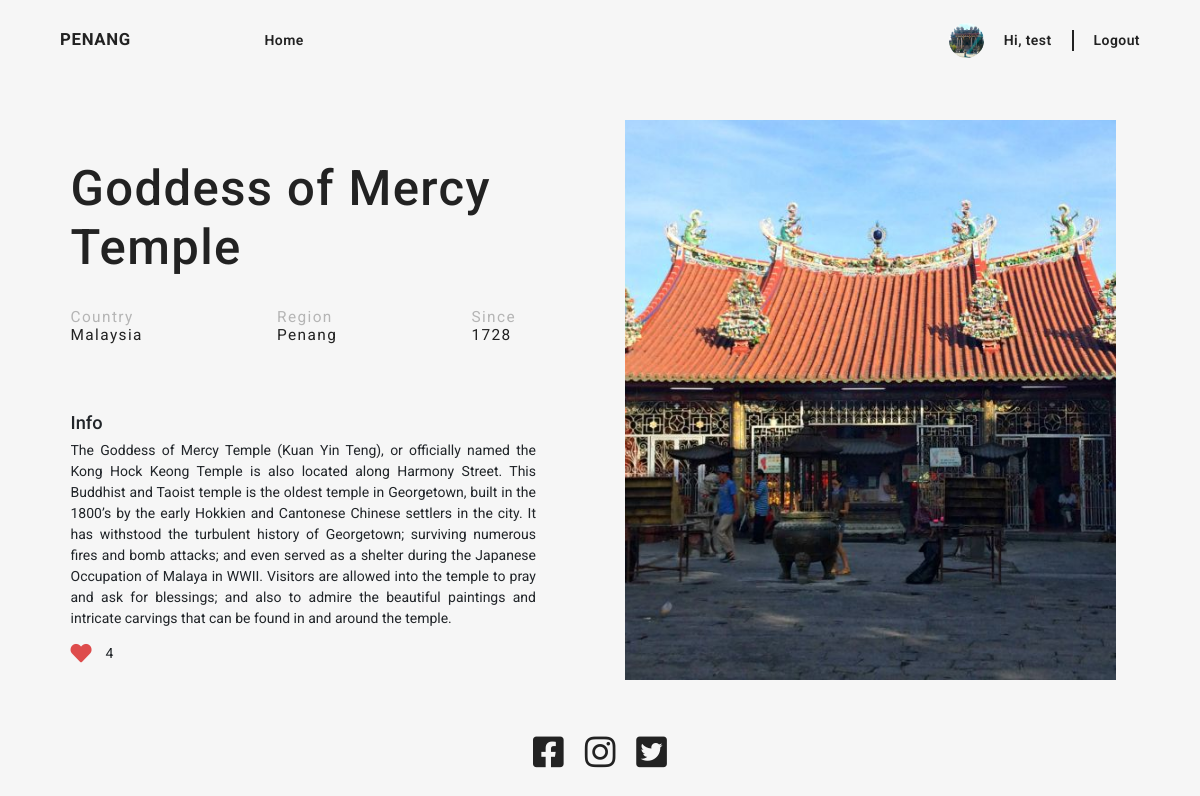
/content.php?id=10 (signed in), run on the app's committed database.
### tables this page shows
CREATE TABLE `users` (
  `id` int(11) NOT NULL,
  `username` varchar(225) NOT NULL,
  `password` varchar(225) NOT NULL,
  `profileImage` text NOT NULL,
  `gender` varchar(225) NOT NULL,
  `shortSummary` varchar(225) NOT NULL
);

CREATE TABLE `contents` (
  `id` int(11) NOT NULL,
  `name` varchar(255) NOT NULL,
  `date` int(225) NOT NULL,
  `info` varchar(5000) NOT NULL,
  `image_url` text NOT NULL,
  `postingDate` date NOT NULL
);

CREATE TABLE `contents_likes` (
  `id` int(225) NOT NULL,
  `users` int(225) NOT NULL,
  `contents` int(225) NOT NULL
);

### includes/users/userInfo.inc.php (called while the page is built, shortened)
<?php
    $conn = mysqli_connect('localhost', 'root', '', 'content_db');
    $username = $_SESSION['username'];
    $query = "SELECT * FROM users WHERE username = '$username' LIMIT 1";
    $result = mysqli_query($conn, $query);
    $userData = mysqli_fetch_assoc($result);
    $loggedInId = $userData['id'];
    $loggedInProfileImageUrl = $userData['profileImage'];

### includes/contentInfo.inc.php (called while the page is built, shortened)
<?php
    $conn = mysqli_connect('localhost', 'root', '', 'content_db');
    $postId = $_GET['id'];
    $query = "SELECT * FROM contents WHERE id = '$postId' LIMIT 1";
    $result = mysqli_query($conn, $query);
    if(mysqli_num_rows($result) > 0){
        $userData = mysqli_fetch_assoc($result);
    }
    else {
        header("Location: index.php");
    }
    if(!isset($userData['name'])) {
        header("Location: index.php");
        exit();
    }
    else {
        $postName = $userData['name'];
        $postHistoricalDate = $userData['date'];
        $postInfo = $userData['info'];
        $postImage = $userData['image_url'];
    }

### content.php (the view, shortened to what this page needs)
<?php
    include_once "header.php";
    include "./includes/contentInfo.inc.php";
?>
<?php
    include "./includes/users/userInfo.inc.php";
    $query = "SELECT
                contents_likes.users
                FROM contents_likes
                WHERE contents = '$postId'";
    $result = mysqli_query($conn, $query);
    while($rows = $result->fetch_object()) {
        $likes[] = $rows;
    }
    function checkIfUserLiked($loggedInId,$likes) {
        foreach ($likes as $liked_user) {
            if ($liked_user->users == $loggedInId) {
                return "liked";
            }
        }
        return "";
    }
?>
<section class="content-container row">
    <div class="col-12 col-lg-6  order-1 order-lg-0 info-container">
        <h1><?=$postName?></h1>
        <div class="sub-title-container d-flex justify-content-between">
            <h2 class="d-flex flex-column">Country<span>Malaysia</span></h2>
            <h2 class="d-flex flex-column">Region<span>Penang</span></h2>
            <h2 class="d-flex flex-column">Since<span><?=$postHistoricalDate?></span></h2>
        </div>
        <div class="info">
            <h2>Info</h2>
            <p><?=$postInfo?></p>
        </div>
        <div class="like-container d-flex justify-content-start align-items-center">
            <button class="fas fa-heart m-0 p-0 like <?=checkIfUserLiked($loggedInId, $likes)?>" value = "<?= $postId ?>" onclick="clickLike(<?= $postId ?>)"></button>
            <p class="m-0 p-0 mx-3"><?=!empty($likes) ? count($likes) : ""?></p>
        </div>
    </div>
    <div class="col-12 col-lg-6 order-0 order-lg-1 img d-flex justify-content-end">
        <img src="./uploads/contentImg/<?=$postImage?>" alt="" class="px-lg-3">
    </div>
</section>
<?php
    include_once "footer.php";
?>

### header.php (shortened to what this page needs)
<?php
    if(!(empty($_SESSION['username']) || $_SESSION['username'] == '')) {
        include "./includes/users/userInfo.inc.php";
    }
?>
<!DOCTYPE html>
<html lang="en">
<head>
    <link href="https://cdn.jsdelivr.net/npm/bootstrap@5.0.2/dist/css/bootstrap.min.css" rel="stylesheet">
    <link rel="stylesheet" href="https://pro.fontawesome.com/releases/v5.10.0/css/all.css"/>
    <link rel="stylesheet" href="./CSS/style.css">
    <link rel="stylesheet" href="./CSS/profile.css">
    <link rel="stylesheet" href="./CSS/loginSignup.css">
</head>
<body>
    <nav class="row d-flex align-items-center">
        <div class="logo col-2 text-uppercase ">
            <a href="./index.php">Penang</a>
        </div>
        <div class="links col-7 " >
            <a href="./index.php" class="mx-4 d-none d-md-inline">Home</a>
        </div>
        <div class="account col-3 d-flex justify-content-end align-items-center">
            <?php
                if (isset($_SESSION['username'])) {
            ?>
                    <div class="nav-profile d-none d-md-flex align-items-center">
                        <img class="profile-image" <?= empty($loggedInProfileImageUrl) ? 'src="./imgs/AccountImage.png"' : 'src="./uploads/userProfilePic/'.$loggedInProfileImageUrl.'"'; ?>>
                        <a href="./userAccountProfile.php">Hi, <?php echo $_SESSION['username'];?></a>
                        <button class="logout-button" style="padding-left: 20px;"><a href="#">Logout</a></button>
                    </div>
            <?php
                }
                else {
            ?>
                    <button style="padding: 0 20px;" class="d-none d-md-inline"><a href="./login.php">Login</a></button>
                    <button style="padding-left: 20px;" class="d-none d-md-inline"><a href="./register.php">Register</a></button>
            <?php
                }
            ?>
        </div>
    </nav>

### footer.php
<footer class="d-flex justify-content-center align-items-center py-3">
    <div class="social-media-container d-flex ">
        <a href="https://www.facebook.com/">
            <i class="fab fa-facebook-square"></i>
        </a>
        <a href="https://www.instagram.com/">
            <i class="fab fa-instagram mx-4"></i>
        </a>
        <a href="https://twitter.com/">
            <i class="fab fa-twitter-square"></i>
        </a>
    </div>
</footer>
</body>
</html>

### CSS/style.css (style rules this page uses)
:root { --color_white: #ffffff; --color_background: #F6F6F6; --color_text: #B5B5B5; --color_body: #8F8F8F; --color_title2: #6D6D6D; --color_title1: #222222; --color_red: #DE4C4C; --color_blue: #5D84EA; --color_highlight: #FF8710; }
* { margin: 0; padding: 0; box-sizing: border-box; font-size: 14px; font-family: "Roboto", sans-serif; scroll-behavior: smooth; }
a { text-decoration: none; color: var(--color_title1); cursor: pointer !important; transition: all 0.3s ease-in-out; }
body { width: 90%; max-width: 1400px; margin: 0 auto; background-color: var(--color_background); }
nav { height: 10vh; z-index: 5; }
nav .logo, nav .account { z-index: 6; }
nav .logo a { font-size: 1.2rem; font-weight: 700; letter-spacing: 0.05rem; }
nav .links a { font-size: 1rem; font-weight: 600; letter-spacing: 0.03rem; }
nav .account a { font-size: 1rem; font-weight: 600; letter-spacing: 0.03rem; padding: 0 20px; }
nav .account .profile-image { height: 35px; width: 35px; border-radius: 50%; }
nav button { border: none; background-color: transparent; border-left: var(--color_title1) solid 2px; }
nav button a { font-size: 1rem; padding: 0 !important; margin: 0 !important; }
.like-container button { font-size: 1.5rem; background-color: transparent; color: var(--color_text); border: none; outline: none; }
.like-container button.liked { color: var(--color_red); }
.content-container { width: 100%; max-width: 1200px; height: fit-content; min-height: 80vh; padding: 40px 0; margin: 0 auto; }
.content-container .info-container { padding-top: 40px; padding-right: 5%; }
.content-container .info-container h1 { font-size: 3.5rem; color: var(--color_title1); letter-spacing: 0.1rem; margin-bottom: 30px; }
.content-container .info-container .sub-title-container { margin-bottom: 60px; }
.content-container .info-container .sub-title-container h2 { margin-right: 30px; color: var(--color_text); font-size: 1.1rem; font-weight: 400; letter-spacing: 0.1rem; }
.content-container .info-container .sub-title-container h2 span { color: var(--color_title1); font-size: 1.1rem; font-weight: 400; letter-spacing: 0.1rem; }
.content-container .info-container .info { height: fit-content; }
.content-container .info-container .info h2 { font-size: 1.3rem; font-weight: 500; }
.content-container .info-container .info p { font-size: 1rem; text-align: justify; padding-right: 10px; max-height: 210px; overflow-y: scroll; }
.content-container .img { height: 70vh; }
.content-container .img img { object-fit: cover; object-position: center; height: 100%; width: 100%; }
footer { height: 8vh; }
footer .social-media-container i { font-size: 2.5rem; }

### CSS/profile.css (style rules this page uses)
:root { --color_white: #ffffff; --color_background: #F6F6F6; --color_text: #B5B5B5; --color_body: #8F8F8F; --color_title2: #6D6D6D; --color_title1: #222222; --color_red: #DE4C4C; --color_blue: #5D84EA; --color_highlight: #FF8710; }
* { margin: 0; padding: 0; box-sizing: border-box; font-size: 14px; }
a { text-decoration: none; color: var(--color_title1); }
body { width: 90%; max-width: 1400px; margin: 0 auto; }

### CSS/loginSignup.css (style rules this page uses)
:root { --color_white: #ffffff; --color_background: #F6F6F6; --color_text: #B5B5B5; --color_body: #8F8F8F; --color_title2: #6D6D6D; --color_title1: #222222; --color_red: #DE4C4C; --color_blue: #5D84EA; --color_highlight: #FF8710; }
* { margin: 0; padding: 0; box-sizing: border-box; font-size: 14px; font-family: "Roboto", sans-serif; scroll-behavior: smooth; }

### data on the page
users: profileImage (picture)
contents: name "Goddess of Mercy Temple", date "1728", info "The Goddess of Mercy Temple (Kuan Yin Teng), or officially named the Kong Hock Keong Temple is also located along Harmony Street. This Buddhist and Taoist temple is the oldest temple in Georgetown, built in the 1800’s by the early Hokkien and Cantonese Chinese settlers in the city. It has withstood the turbulent history of Georgetown; surviving numerous fires and bomb attacks; and even served as a shelter during the Japanese Occupation of Malaya in WWII. Visitors are allowed into the temple to pray and ask for blessings; and also to admire the beautiful paintings and intricate carvings that can be found in and around the temple.", image_url (picture)

### other printed values
$_SESSION['username'] "test"
count($likes) "4"
